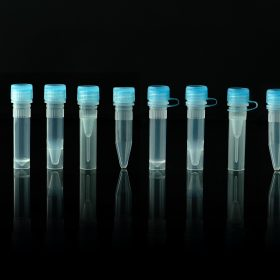
#> input picture mau_ong_nghiem.jpg, 280 x 280 px
$ python -i testdetect_savedata.py   (imports and definitions only)
#> lines starting #> are read from the running program, lines starting #| are printed output that depends on the picture; after the words box and inside, x2 and y2 are one past the last pixel; in counts of white or black regions, pixels touching at a corner belong together
#> further down, picture is the input picture: shape (280, 280, 3); mean B, G, R 29.1, 28.8, 20.1
import cv2
import numpy as np
import datetime
import os
import pandas as pd
from time import sleep
from threading import Thread
from picamera import PiCamera
from picamera.array import PiRGBArray

# Hàm phát hiện ống nghiệm và trích xuất màu RGB
def detect_test_tubes(image):
    if image is None:
        print("Không thể đọc ảnh. Hãy kiểm tra lại.")
        return None, None

    image = image[110:165, :]
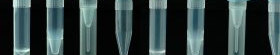
#> image: shape (55, 280, 3); mean of channels 0, 1, 2 62.8, 63, 48.4; drawn as B, G, R
    gray = cv2.cvtColor(image, cv2.COLOR_BGR2GRAY)
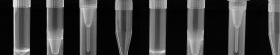
#> gray: shape (55, 280); min 0, max 247, mean 58.6
    blurred = cv2.GaussianBlur(gray, (5, 5), 0)
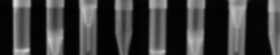
#> blurred: shape (55, 280); min 1, max 217, mean 58.6
    _, thresh = cv2.threshold(blurred, 50, 255, cv2.THRESH_BINARY_INV)
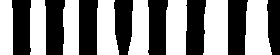
#> thresh: shape (55, 280); 52.3% white; 8 black regions, largest, box (x1, y1, x2, y2) and area: (79, 0, 98, 55) 998, (186, 0, 206, 55) 983, (228, 0, 248, 55) 983
    inverted_thresh = cv2.bitwise_not(thresh)
#> inverted_thresh: shape (55, 280); 47.7% white; 8 white regions
    contours, _ = cv2.findContours(inverted_thresh, cv2.RETR_TREE, cv2.CHAIN_APPROX_SIMPLE)
#> contours = 8 contours; box (x1, y1, x2, y2) and area: (79, 0, 98, 55) 926, (186, 0, 206, 55) 911, (228, 0, 248, 55) 910, (45, 0, 65, 55) 902, (148, 0, 168, 55) 890, (12, 0, 31, 55) 883, (114, 0, 133, 55) 792, (267, 0, 280, 55) 563

    test_tubes = []
    for contour in contours:
        if cv2.contourArea(contour) < 100:
            continue
        x, y, w, h = cv2.boundingRect(contour)
        aspect_ratio = h / w
        if 2 <= aspect_ratio <= 5:
            test_tubes.append((x, y, w, h))
#> this loop made 8 passes
#> (x, w, aspect_ratio) on passes 1 to 8: (267, 13, 4.23), (228, 20, 2.75), (186, 20, 2.75), (148, 20, 2.75), (114, 19, 2.89), (79, 19, 2.89), (45, 20, 2.75), (12, 19, 2.89)
#> after the loop, test_tubes = [(267, 0, 13, 55), (228, 0, 20, 55), (186, 0, 20, 55), (148, 0, 20, 55), (114, 0, 19, 55), (79, 0, 19, 55), (45, 0, 20, 55), (12, 0, 19, 55)]

    colors = []
    for (x, y, w, h) in test_tubes:
        roi = image[y:y+h, x:x+w]
        avg_color = cv2.mean(roi)[:3]
        colors.append(avg_color)
#> this loop made 8 passes
#> (x, w, avg_color) on passes 1 to 8: (267, 13, (115.6, 114.5, 89.02)), (228, 20, (121.4, 125.3, 100.3)), (186, 20, (121.3, 119.6, 92.08)), (148, 20, (109.3, 107.3, 83.33)), (114, 19, (90.17, 89.46, 67.63)), (79, 19, (116.3, 121.5, 94.88)), (45, 20, (116.2, 114.3, 86.14)), (12, 19, (119.2, 116.4, 88.88))
#> pass 2, in detect_test_tubes, `roi = image[y:y+h, x:x+w]`:
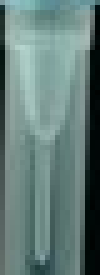
#> roi: shape (55, 20, 3) (shown 5 times larger); mean of channels 0, 1, 2 121.4, 125.3, 100.3; drawn as B, G, R
#> pass 3, in detect_test_tubes, `roi = image[y:y+h, x:x+w]`:
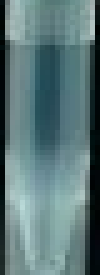
#> roi: shape (55, 20, 3) (shown 5 times larger); mean of channels 0, 1, 2 121.3, 119.6, 92.1; drawn as B, G, R
#> after the loop, colors = [(115.6, 114.5, 89.02), (121.4, 125.3, 100.3), (121.3, 119.6, 92.08), (109.3, 107.3, 83.33), (90.17, 89.46, 67.63), (116.3, 121.5, 94.88), (116.2, 114.3, 86.14), (119.2, 116.4, 88.88)]

    return len(test_tubes), colors

# Chức năng chụp ảnh từ camera Pi
def capture_image_from_camera():
    # Mở camera
    cap = PiCamera()
    cap.resolution = (640, 480)
    cap.framerate = 32
    frame = PiRGBArray(cap, size=(640, 480))
    cap.capture(frame, format="bgr")

    captured_image = frame.array

    cv2.imshow('Camera', captured_image)
    return captured_image

# Tạo thư mục lưu ảnh nếu chưa tồn tại
image_dir = 'Test_Image'
# [2 lines not run here, left out]

# Tạo DataFrame để lưu giá trị RGB theo thời gian
columns = ['Timestamp'] + [f'Tube_{i}_R' for i in range(1, 11)] + [f'Tube_{i}_G' for i in range(1, 11)] + [f'Tube_{i}_B' for i in range(1, 11)]
df = pd.DataFrame(columns=columns)

# Hàm để thực hiện công việc chụp ảnh và lưu dữ liệu RGB
def capture_and_save(interval=20):
    while True:
        image = capture_image_from_camera()
        if image is None:
            continue

        num_test_tubes, test_tube_colors = detect_test_tubes(image)

        if num_test_tubes is not None:
            timestamp = datetime.datetime.now()
            row = [timestamp]
            for color in test_tube_colors:
                row.extend(color)
            # Thêm giá trị None để duy trì độ dài hàng
            row.extend([None] * (30 - len(row)))
            df.loc[len(df)] = row

            # Lưu DataFrame vào file CSV
            df.to_csv('test_tube_rgb_values.csv', index=False)

        sleep(interval)

# Tạo và chạy thread để chụp ảnh và lưu dữ liệu RGB
capture_thread = Thread(target=capture_and_save, args=(20,))  # Interval: 20 seconds
# [1 line not run here, left out]

>>> import cv2
>>> picture = cv2.imread('mau_ong_nghiem.jpg')
>>> result = detect_test_tubes(picture)
#> result = (8, [(115.6, 114.5, 89.02), (121.4, 125.3, 100.3), (121.3, 119.6, 92.08), (109.3, 107.3, 83.33), (90.17, 89.46, 67.63), (116.3, 121.5, 94.88), (116.2, 114.3, 86.14), (119.2, 116.4, 88.88)])
